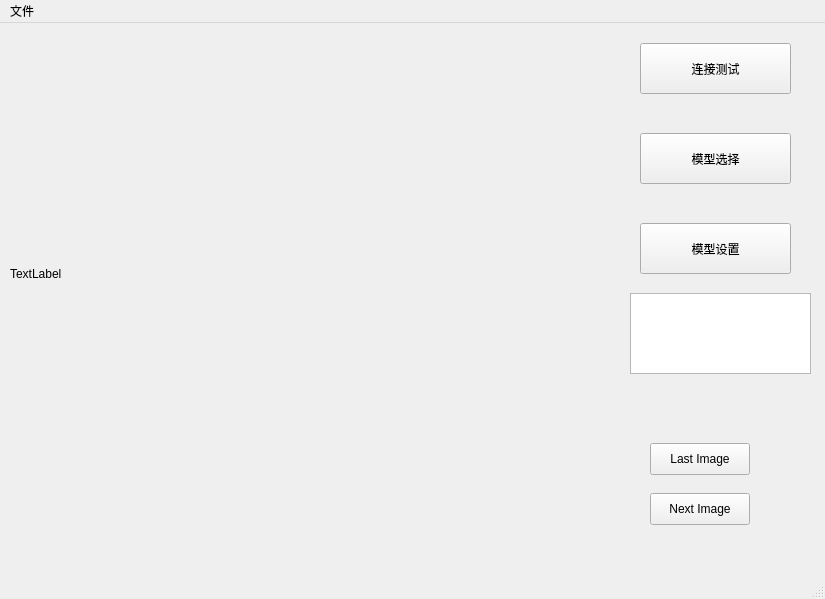
<?xml version="1.0" encoding="UTF-8"?>
<ui version="4.0">
 <class>MainWindow</class>
 <widget class="QMainWindow" name="MainWindow">
  <property name="geometry">
   <rect>
    <x>0</x>
    <y>0</y>
    <width>825</width>
    <height>599</height>
   </rect>
  </property>
  <property name="windowTitle">
   <string>MainWindow</string>
  </property>
  <widget class="QWidget" name="centralwidget">
   <widget class="QPushButton" name="ConnectionTest">
    <property name="geometry">
     <rect>
      <x>640</x>
      <y>20</y>
      <width>151</width>
      <height>51</height>
     </rect>
    </property>
    <property name="text">
     <string>连接测试</string>
    </property>
   </widget>
   <widget class="QPushButton" name="ModelSelector">
    <property name="geometry">
     <rect>
      <x>640</x>
      <y>110</y>
      <width>151</width>
      <height>51</height>
     </rect>
    </property>
    <property name="text">
     <string>模型选择</string>
    </property>
   </widget>
   <widget class="QPushButton" name="ModelSetting">
    <property name="geometry">
     <rect>
      <x>640</x>
      <y>200</y>
      <width>151</width>
      <height>51</height>
     </rect>
    </property>
    <property name="text">
     <string>模型设置</string>
    </property>
   </widget>
   <widget class="QTextBrowser" name="LogPrinter">
    <property name="geometry">
     <rect>
      <x>630</x>
      <y>270</y>
      <width>181</width>
      <height>81</height>
     </rect>
    </property>
    <property name="markdown">
     <string>## 这里显示一些实时log

</string>
    </property>
   </widget>
   <widget class="QLabel" name="ImageDisplayer">
    <property name="geometry">
     <rect>
      <x>10</x>
      <y>10</y>
      <width>611</width>
      <height>481</height>
     </rect>
    </property>
    <property name="text">
     <string>TextLabel</string>
    </property>
   </widget>
   <widget class="QPushButton" name="LastImageButton">
    <property name="geometry">
     <rect>
      <x>650</x>
      <y>420</y>
      <width>100</width>
      <height>32</height>
     </rect>
    </property>
    <property name="text">
     <string>Last Image</string>
    </property>
   </widget>
   <widget class="QPushButton" name="NextImageButton">
    <property name="geometry">
     <rect>
      <x>650</x>
      <y>470</y>
      <width>100</width>
      <height>32</height>
     </rect>
    </property>
    <property name="text">
     <string>Next Image</string>
    </property>
   </widget>
  </widget>
  <widget class="QMenuBar" name="menubar">
   <property name="geometry">
    <rect>
     <x>0</x>
     <y>0</y>
     <width>825</width>
     <height>24</height>
    </rect>
   </property>
   <widget class="QMenu" name="menu">
    <property name="title">
     <string>文件</string>
    </property>
   </widget>
   <addaction name="menu"/>
  </widget>
  <widget class="QStatusBar" name="statusbar"/>
 </widget>
 <resources/>
 <connections/>
</ui>
